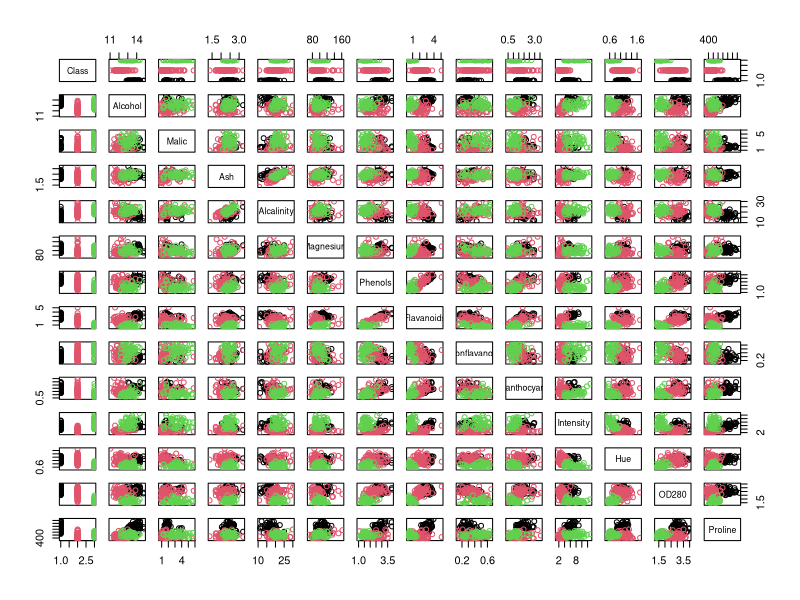
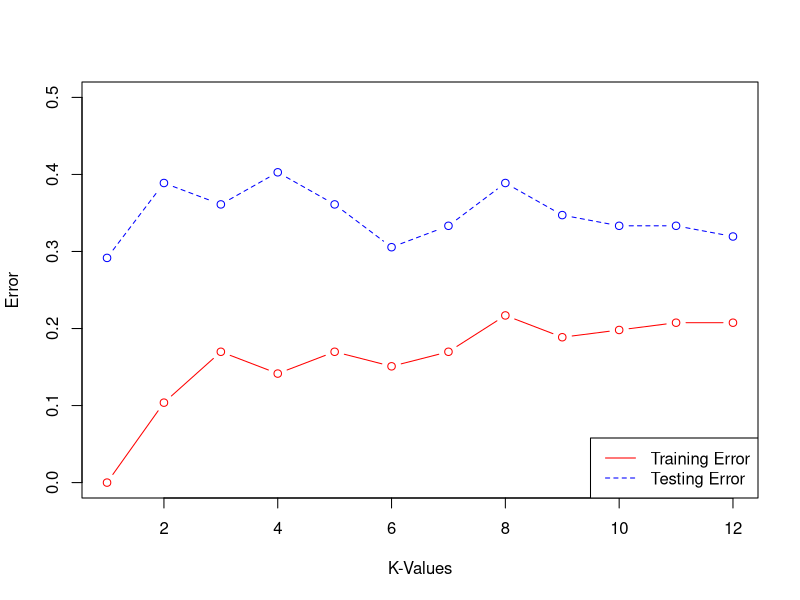

R code for these plots, in order:
## ---- chunk 1
knitr::opts_chunk$set(echo = TRUE)
# set global chunk options: images will be 7x5 inches
knitr::opts_chunk$set(fig.width=7, fig.height=5)
## ---- chunk 2
library("gclus")
data(wine)
df <- wine
complete.cases(df) #4a
str(df) #4b yes all variables are quantitative
#4c
color <- df[,1]#colour corr. to class column
pairs(df, col = color)
#4d
st_num = 26023085 # REPLACE WITH YOUR STUDENT NUMBER                      # -----------
set.seed(st_num)                                                        # 
N = nrow(df)#nrow counts the number of rows total number of observations                                      # set-up
n =0.6*N # number of observations in training                                # 2 pts 
m = 0.4*N# number of observations in testing                                 # 
tr_ind <- sample(N, n) # row index of training observations             #
te_ind <- setdiff(seq_len(N), tr_ind) # row index of test obs           # -------------

# Training Set                                                          # -------------  
tr_set <- df[tr_ind,]# use the index to subset the possum data here                 # training set 
tr_x = tr_set[,2:14] # stores the X inputs for the training set         # 1 pt
tr_y = tr_set[,1] # stores the Y outpur for the training set         # -------------

# Testing Set                                                           # -----------
te_set <- df[te_ind,] # use the index to subset the possum data here           # test set 
te_x = te_set[,2:14] # stores the X inputs for the test set             # 1 pt
te_y = te_set[,1] # stores the Y ouput for the test set              # -----------
#4e
library("class")
#Mean Squared error for testing set
err_test = numeric()
for(j in 1:12){
  tr = knn(tr_x,te_x,tr_y,k=j)
  err_test[j]= mean(te_y!=tr)
}
#Mean Squared error for training set
err_train = numeric()
for(j in 1:12){
  te = knn(tr_x,tr_x,tr_y,k=j)
  err_train[j] = mean(tr_y!=te)
}
err_test
err_train
## ---- chunk 3
#ploting 
#plot type = b means for both points and line
plot(1:12,err_test,lty="dashed",type = "b",ylim = c(0,0.5),xlab = "K-Values",ylab = "Error", col="blue")
lines(1:12,err_train,type = "b",col="red")
legend("bottomright",legend = c("Training Error","Testing Error"),col = c("red","blue"),lty = 1:2)
